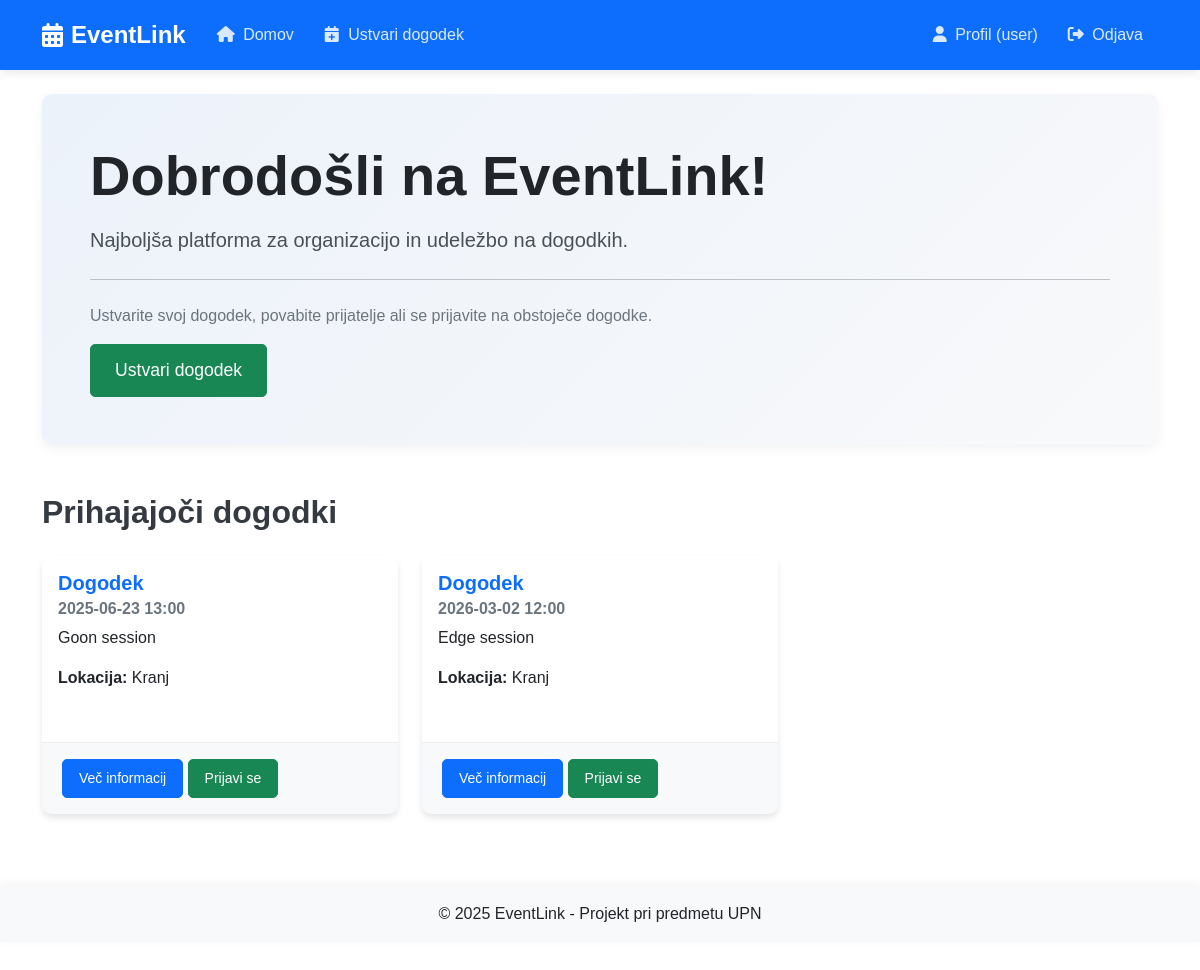
/ (signed in), run on the app's committed database.
### tables this page shows
CREATE TABLE events (
    id INTEGER PRIMARY KEY AUTOINCREMENT,
    title TEXT NOT NULL,
    description TEXT NOT NULL,
    date TEXT NOT NULL,
    location TEXT NOT NULL,
    organizer_id INTEGER NOT NULL,
    target_age_group TEXT DEFAULT 'all',
    created_at TEXT NOT NULL,
    FOREIGN KEY (organizer_id) REFERENCES users (id)
);

### app.py (the view)
@app.route('/')
def home():
    db = get_db()
    cursor = db.execute('SELECT * FROM events ORDER BY date LIMIT 3')
    events = cursor.fetchall()
    return render_template('home.html', events=events)

### app.py (called while the page is built)
def get_db():
    db = getattr(g, '_database', None)
    if db is None:
        db = g._database = sqlite3.connect(DATABASE)
        db.row_factory = sqlite3.Row  # da lahko dostopamo do stolpcev po imenih
    return db

@app.teardown_appcontext
def close_connection(exception):
    db = getattr(g, '_database', None)
    if db is not None:
        db.close()

### templates/home.html (shortened to what this page needs)
{% extends 'base.html' %}
{% block content %}
<div class="jumbotron py-5 bg-light rounded">
    <h1 class="display-4">Dobrodošli na EventLink!</h1>
    <p class="lead">Najboljša platforma za organizacijo in udeležbo na dogodkih.</p>
    <hr class="my-4">
    <p>Ustvarite svoj dogodek, povabite prijatelje ali se prijavite na obstoječe dogodke.</p>
    {% if 'user_id' not in session %}
    <a href="{{ url_for('register') }}" class="btn btn-primary btn-lg">Registriraj se zdaj</a>
    {% else %}
    <a href="{{url_for('create_event')}}" class="btn btn-success btn-lg">Ustvari dogodek</a>
    {% endif %}
</div>
<div class="mt-5">
    <h2>Prihajajoči dogodki</h2>
    <div class="row">
        {% if events %}
            {% for event in events %}
            <div class="col-md-4 mb-4">
                <div class="card h-100">
                    <div class="card-body">
                        <h5 class="card-title">{{ event['title'] }}</h5>
                        <h6 class="card-subtitle mb-2 text-muted">{{ event['date'] }}</h6>
                        <p class="card-text">{{ event['description'] }}</p>
                        <p><strong>Lokacija:</strong> {{ event['location'] }}</p>
                    </div>
                    <div class="card-footer">
                        <a href="#" class="btn btn-primary btn-sm">Več informacij</a>
                        {% if 'user_id' in session %}
                        <a href="#" class="btn btn-success btn-sm">Prijavi se</a>
                        {% endif %}
                    </div>
                </div>
            </div>
            {% endfor %}
        {% else %}
            <div class="col-12">
                <div class="alert alert-info">
                    Trenutno ni prihajajočih dogodkov.
                </div>
            </div>
        {% endif %}
    </div>
</div>
{% endblock %}

### static/css/style.css (style rules this page uses)
body { font-family: 'Arial', sans-serif; padding-bottom: 50px; transition: background-color 0.5s ease; }
.card { transition: transform 0.3s ease, box-shadow 0.3s ease; border-radius: 10px; box-shadow: 0 4px 6px rgba(0, 0, 0, 0.1); overflow: hidden; border: none; margin-bottom: 20px; }
.card-title { color: #0d6efd; font-weight: 600; }
.card-footer { background-color: #f8f9fa; border-top: 1px solid rgba(0, 0, 0, 0.05); padding: 1rem 1.25rem; }
.btn { border-radius: 5px; transition: all 0.3s ease; padding: 8px 16px; font-weight: 500; }
.btn-primary { background-color: #0d6efd; border-color: #0d6efd; }
.btn-success { background-color: #198754; border-color: #198754; }
.jumbotron { padding: 3rem; border-radius: 10px; background-color: #f8f9fa; box-shadow: 0 4px 12px rgba(0, 0, 0, 0.05); margin-bottom: 2rem; position: relative; overflow: hidden; }
.jumbotron::after { content: ''; position: absolute; top: 0; right: 0; bottom: 0; left: 0; background: linear-gradient(135deg, rgba(13, 110, 253, 0.05) 0%, rgba(13, 110, 253, 0) 100%); z-index: 0; }
.jumbotron .display-4 { position: relative; z-index: 1; font-weight: 700; margin-bottom: 1rem; color: #212529; }
.jumbotron .lead { position: relative; z-index: 1; font-size: 1.25rem; color: #495057; }
.jumbotron p { position: relative; z-index: 1; color: #6c757d; }
.jumbotron .btn { position: relative; z-index: 1; padding: 12px 24px; font-size: 1.1rem; }
h1, h2, h3, h4, h5, h6 { margin-bottom: 1.5rem; color: #343a40; font-weight: 700; }
.text-muted { color: #6c757d !important; }
.rounded { border-radius: 10px !important; }

### data on the page
events: title "Dogodek", date "2025-06-23 13:00", description "Goon session", location "Kranj"
events: title "Dogodek", date "2026-03-02 12:00", description "Edge session", location "Kranj"

### other printed values
{{ session['username'] }} "user"
